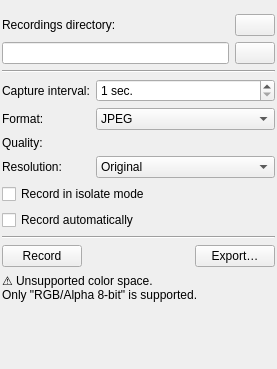
<?xml version="1.0" encoding="UTF-8"?>
<ui version="4.0">
 <author>
    SPDX-FileCopyrightText: none
    SPDX-License-Identifier: GPL-3.0-or-later
  </author>
 <class>RecorderDocker</class>
 <widget class="QWidget" name="RecorderDocker">
  <property name="geometry">
   <rect>
    <x>0</x>
    <y>0</y>
    <width>277</width>
    <height>369</height>
   </rect>
  </property>
  <layout class="QVBoxLayout" name="layoutMain">
   <property name="spacing">
    <number>0</number>
   </property>
   <property name="leftMargin">
    <number>0</number>
   </property>
   <property name="topMargin">
    <number>0</number>
   </property>
   <property name="rightMargin">
    <number>0</number>
   </property>
   <property name="bottomMargin">
    <number>0</number>
   </property>
   <item>
    <widget class="QScrollArea" name="scrollArea">
     <property name="frameShape">
      <enum>QFrame::NoFrame</enum>
     </property>
     <property name="frameShadow">
      <enum>QFrame::Plain</enum>
     </property>
     <property name="horizontalScrollBarPolicy">
      <enum>Qt::ScrollBarAlwaysOff</enum>
     </property>
     <property name="widgetResizable">
      <bool>true</bool>
     </property>
     <widget class="QWidget" name="scrollAreaWidgetContents">
      <property name="geometry">
       <rect>
        <x>0</x>
        <y>0</y>
        <width>277</width>
        <height>369</height>
       </rect>
      </property>
      <layout class="QVBoxLayout" name="verticalLayout_2">
       <property name="leftMargin">
        <number>2</number>
       </property>
       <property name="topMargin">
        <number>14</number>
       </property>
       <property name="rightMargin">
        <number>2</number>
       </property>
       <property name="bottomMargin">
        <number>2</number>
       </property>
       <item>
        <widget class="QWidget" name="widgetSettings" native="true">
         <layout class="QVBoxLayout" name="verticalLayout">
          <property name="leftMargin">
           <number>0</number>
          </property>
          <property name="topMargin">
           <number>0</number>
          </property>
          <property name="rightMargin">
           <number>0</number>
          </property>
          <property name="bottomMargin">
           <number>0</number>
          </property>
          <item>
           <layout class="QHBoxLayout" name="layoutSnapshots" stretch="0,0">
            <item>
             <widget class="QLabel" name="labelDirectory">
              <property name="sizePolicy">
               <sizepolicy hsizetype="Expanding" vsizetype="Preferred">
                <horstretch>0</horstretch>
                <verstretch>0</verstretch>
               </sizepolicy>
              </property>
              <property name="text">
               <string comment="A folder where recordings are stored">Recordings directory:</string>
              </property>
              <property name="buddy">
               <cstring>buttonBrowse</cstring>
              </property>
             </widget>
            </item>
            <item>
             <widget class="QPushButton" name="buttonManageRecordings">
              <property name="toolTip">
               <string>Manage recordings…</string>
              </property>
              <property name="text">
               <string/>
              </property>
              <property name="icon">
               <iconset theme="folder">
                <normaloff>.</normaloff>.</iconset>
              </property>
             </widget>
            </item>
           </layout>
          </item>
          <item>
           <layout class="QHBoxLayout" name="layoutDir">
            <item>
             <widget class="QLineEdit" name="editDirectory">
              <property name="readOnly">
               <bool>true</bool>
              </property>
             </widget>
            </item>
            <item>
             <widget class="QPushButton" name="buttonBrowse">
              <property name="toolTip">
               <string>Select the recordings directory…</string>
              </property>
              <property name="text">
               <string/>
              </property>
              <property name="icon">
               <iconset theme="folder">
                <normaloff>.</normaloff>.</iconset>
              </property>
             </widget>
            </item>
           </layout>
          </item>
          <item>
           <widget class="Line" name="line1">
            <property name="orientation">
             <enum>Qt::Horizontal</enum>
            </property>
           </widget>
          </item>
          <item>
           <layout class="QFormLayout" name="formLayout">
            <item row="1" column="0">
             <widget class="QLabel" name="labelCaptureRate">
              <property name="text">
               <string>Capture interval:</string>
              </property>
              <property name="buddy">
               <cstring>spinCaptureInterval</cstring>
              </property>
             </widget>
            </item>
            <item row="1" column="1">
             <widget class="QSpinBox" name="spinCaptureInterval">
              <property name="sizePolicy">
               <sizepolicy hsizetype="Expanding" vsizetype="Fixed">
                <horstretch>0</horstretch>
                <verstretch>0</verstretch>
               </sizepolicy>
              </property>
              <property name="minimumSize">
               <size>
                <width>90</width>
                <height>0</height>
               </size>
              </property>
              <property name="keyboardTracking">
               <bool>false</bool>
              </property>
              <property name="suffix">
               <string comment="Contraction of &quot;second&quot; for interval"> sec.</string>
              </property>
              <property name="minimum">
               <number>1</number>
              </property>
              <property name="value">
               <number>1</number>
              </property>
             </widget>
            </item>
            <item row="3" column="0">
             <widget class="QLabel" name="labelQuality">
              <property name="text">
               <string comment="Compression quality">Quality:</string>
              </property>
              <property name="buddy">
               <cstring>spinQuality</cstring>
              </property>
             </widget>
            </item>
            <item row="3" column="1">
             <widget class="KisSliderSpinBox" name="spinQuality" native="true">
              <property name="sizePolicy">
               <sizepolicy hsizetype="Expanding" vsizetype="Preferred">
                <horstretch>0</horstretch>
                <verstretch>0</verstretch>
               </sizepolicy>
              </property>
              <property name="minimumSize">
               <size>
                <width>90</width>
                <height>0</height>
               </size>
              </property>
             </widget>
            </item>
            <item row="4" column="0">
             <widget class="QLabel" name="labelResolution">
              <property name="text">
               <string comment="Resolution for recorded frames">Resolution:</string>
              </property>
              <property name="buddy">
               <cstring>comboResolution</cstring>
              </property>
             </widget>
            </item>
            <item row="4" column="1">
             <widget class="QComboBox" name="comboResolution">
              <property name="sizePolicy">
               <sizepolicy hsizetype="Expanding" vsizetype="Fixed">
                <horstretch>0</horstretch>
                <verstretch>0</verstretch>
               </sizepolicy>
              </property>
              <property name="minimumSize">
               <size>
                <width>90</width>
                <height>0</height>
               </size>
              </property>
              <item>
               <property name="text">
                <string>Original</string>
               </property>
              </item>
              <item>
               <property name="text">
                <string>Half</string>
               </property>
              </item>
              <item>
               <property name="text">
                <string>Quarter</string>
               </property>
              </item>
             </widget>
            </item>
            <item row="2" column="0">
             <widget class="QLabel" name="labelFormat">
              <property name="text">
               <string comment="File format for recorded frames (PNG/JPG)">Format:</string>
              </property>
              <property name="buddy">
               <cstring>comboResolution</cstring>
              </property>
             </widget>
            </item>
            <item row="2" column="1">
             <widget class="QComboBox" name="comboFormat">
              <property name="sizePolicy">
               <sizepolicy hsizetype="Expanding" vsizetype="Fixed">
                <horstretch>0</horstretch>
                <verstretch>0</verstretch>
               </sizepolicy>
              </property>
              <property name="minimumSize">
               <size>
                <width>90</width>
                <height>0</height>
               </size>
              </property>
              <item>
               <property name="text">
                <string notr="true">JPEG</string>
               </property>
              </item>
              <item>
               <property name="text">
                <string notr="true">PNG</string>
               </property>
              </item>
             </widget>
            </item>
           </layout>
          </item>
          <item>
           <widget class="QCheckBox" name="checkBoxRecordIsolateMode">
            <property name="toolTip">
             <string>Record frames when Isolate Layer or Isolate Group mode is active.
Depending on timelapse speed, this may cause flickering in the resulting video.</string>
            </property>
            <property name="text">
             <string comment="Record when Isolate Layer mode is active">Record in isolate mode</string>
            </property>
           </widget>
          </item>
          <item>
           <widget class="QCheckBox" name="checkBoxAutoRecord">
            <property name="toolTip">
             <string extracomment="Tooltip for check box">Start recording after creating a new image or opening an existing one.</string>
            </property>
            <property name="text">
             <string>Record automatically</string>
            </property>
           </widget>
          </item>
         </layout>
        </widget>
       </item>
       <item>
        <widget class="Line" name="line2">
         <property name="orientation">
          <enum>Qt::Horizontal</enum>
         </property>
        </widget>
       </item>
       <item>
        <layout class="QHBoxLayout" name="layoutButtons">
         <item>
          <widget class="QPushButton" name="buttonRecordToggle">
           <property name="text">
            <string>Record</string>
           </property>
           <property name="checkable">
            <bool>true</bool>
           </property>
          </widget>
         </item>
         <item>
          <spacer name="horizontalSpacer">
           <property name="orientation">
            <enum>Qt::Horizontal</enum>
           </property>
           <property name="sizeHint" stdset="0">
            <size>
             <width>40</width>
             <height>20</height>
            </size>
           </property>
          </spacer>
         </item>
         <item>
          <widget class="QPushButton" name="buttonExport">
           <property name="text">
            <string>Export…</string>
           </property>
          </widget>
         </item>
        </layout>
       </item>
       <item>
        <widget class="QLabel" name="labelUnsupportedColorSpace">
         <property name="text">
          <string>⚠ Unsupported color space.
Only &quot;RGB/Alpha 8-bit&quot; is supported.</string>
         </property>
         <property name="wordWrap">
          <bool>true</bool>
         </property>
        </widget>
       </item>
       <item>
        <spacer name="verticalSpacer">
         <property name="orientation">
          <enum>Qt::Vertical</enum>
         </property>
         <property name="sizeHint" stdset="0">
          <size>
           <width>20</width>
           <height>13</height>
          </size>
         </property>
        </spacer>
       </item>
      </layout>
     </widget>
    </widget>
   </item>
  </layout>
 </widget>
 <customwidgets>
  <customwidget>
   <class>KisSliderSpinBox</class>
   <extends>QWidget</extends>
   <header location="global">kis_slider_spin_box.h</header>
  </customwidget>
 </customwidgets>
 <resources/>
 <connections/>
</ui>
